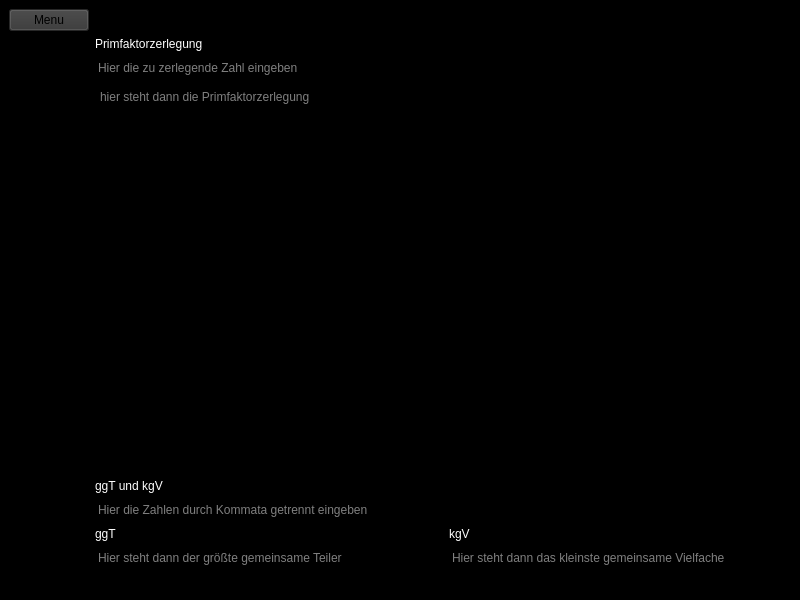
<?xml version="1.0" encoding="UTF-8"?>
<ui version="4.0">
 <class>random</class>
 <widget class="QMainWindow" name="random">
  <property name="geometry">
   <rect>
    <x>0</x>
    <y>0</y>
    <width>800</width>
    <height>600</height>
   </rect>
  </property>
  <property name="windowTitle">
   <string>Randomzeugs</string>
  </property>
  <property name="styleSheet">
   <string notr="true">background:black</string>
  </property>
  <widget class="QWidget" name="centralwidget">
   <layout class="QGridLayout" name="gridLayout">
    <item row="9" column="3">
     <widget class="QLineEdit" name="linekgV">
      <property name="styleSheet">
       <string notr="true">color:white</string>
      </property>
      <property name="placeholderText">
       <string>Hier steht dann das kleinste gemeinsame Vielfache</string>
      </property>
     </widget>
    </item>
    <item row="5" column="1">
     <widget class="QLabel" name="label_4">
      <property name="styleSheet">
       <string notr="true">color:white</string>
      </property>
      <property name="text">
       <string>ggT und kgV</string>
      </property>
     </widget>
    </item>
    <item row="6" column="1" colspan="3">
     <widget class="QLineEdit" name="lineEingabeAnderes">
      <property name="toolTip">
       <string/>
      </property>
      <property name="styleSheet">
       <string notr="true">color:white</string>
      </property>
      <property name="placeholderText">
       <string>Hier die Zahlen durch Kommata getrennt eingeben</string>
      </property>
     </widget>
    </item>
    <item row="4" column="1" colspan="3">
     <widget class="QTextBrowser" name="linePrimfaktorzerlegung">
      <property name="toolTip">
       <string/>
      </property>
      <property name="styleSheet">
       <string notr="true">color:white</string>
      </property>
      <property name="placeholderText">
       <string>hier steht dann die Primfaktorzerlegung</string>
      </property>
     </widget>
    </item>
    <item row="8" column="1">
     <widget class="QLabel" name="label">
      <property name="styleSheet">
       <string notr="true">color:white</string>
      </property>
      <property name="text">
       <string>ggT</string>
      </property>
     </widget>
    </item>
    <item row="8" column="3">
     <widget class="QLabel" name="label_2">
      <property name="styleSheet">
       <string notr="true">color:white</string>
      </property>
      <property name="text">
       <string>kgV</string>
      </property>
     </widget>
    </item>
    <item row="3" column="1" colspan="3">
     <widget class="QLineEdit" name="lineEingabePrim">
      <property name="toolTip">
       <string/>
      </property>
      <property name="styleSheet">
       <string notr="true">color:white</string>
      </property>
      <property name="placeholderText">
       <string>Hier die zu zerlegende Zahl eingeben</string>
      </property>
     </widget>
    </item>
    <item row="2" column="1">
     <widget class="QLabel" name="label_3">
      <property name="styleSheet">
       <string notr="true">color:white</string>
      </property>
      <property name="text">
       <string>Primfaktorzerlegung</string>
      </property>
     </widget>
    </item>
    <item row="9" column="1">
     <widget class="QLineEdit" name="lineggT">
      <property name="styleSheet">
       <string notr="true">color:white</string>
      </property>
      <property name="placeholderText">
       <string>Hier steht dann der größte gemeinsame Teiler</string>
      </property>
     </widget>
    </item>
    <item row="0" column="0">
     <widget class="QPushButton" name="ButtonMenu">
      <property name="toolTip">
       <string>geht wieder zurück zur Rechnerauswahl</string>
      </property>
      <property name="styleSheet">
       <string notr="true">background:rgb(54, 54, 54)</string>
      </property>
      <property name="text">
       <string>Menu</string>
      </property>
     </widget>
    </item>
   </layout>
  </widget>
  <widget class="QMenuBar" name="menubar">
   <property name="geometry">
    <rect>
     <x>0</x>
     <y>0</y>
     <width>800</width>
     <height>21</height>
    </rect>
   </property>
  </widget>
  <widget class="QStatusBar" name="statusbar"/>
 </widget>
 <resources/>
 <connections/>
</ui>
